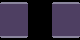

Tiled map render using the project's own tile images. Description and the whole map definition, tile-layer contents included, below:
An orthogonal 20x10 tile map with 4x4 px tiles, 2 tile layers (bg, solid), 2 tilesets and 4 objects.

<map version="1.0" tiledversion="1.0.2" orientation="orthogonal" renderorder="right-down" width="20" height="10" tilewidth="4" tileheight="4" backgroundcolor="#000000" nextobjectid="74">
 <tileset firstgid="1" source="test.tsx" />
 <tileset firstgid="26" source="objs.tsx" />
 <layer name="bg" width="20" height="10">
  <data encoding="csv">
0,0,0,0,0,0,0,0,0,0,0,0,0,0,0,0,0,0,0,0,
3,3,3,3,3,3,3,0,0,0,0,0,0,3,3,3,3,3,3,3,
3,3,3,3,3,3,3,0,0,0,0,0,0,3,3,3,3,3,3,3,
3,3,3,3,3,3,3,0,0,0,0,0,0,3,3,3,3,3,3,3,
3,3,3,3,3,3,3,0,0,0,0,0,0,3,3,3,3,3,3,3,
3,3,3,3,3,3,3,0,0,0,0,0,0,3,3,3,3,3,3,3,
3,3,3,3,3,3,3,0,0,0,0,0,0,3,3,3,3,3,3,3,
3,3,3,3,3,3,3,0,0,0,0,0,0,3,3,3,3,3,3,3,
3,3,3,3,3,3,3,0,0,0,0,0,0,3,3,3,3,3,3,3,
0,0,0,0,0,0,0,0,0,0,0,0,0,0,0,0,0,0,0,0
</data>
 </layer>
 <layer name="solid" width="20" height="10">
  <data encoding="csv">
13,14,14,14,14,14,15,0,0,0,0,0,0,13,14,14,14,14,14,15,
0,0,0,0,0,0,0,0,0,0,0,0,0,0,0,0,0,0,0,0,
0,0,0,0,0,0,0,0,0,0,0,0,0,0,0,0,0,0,0,0,
0,0,0,0,0,0,0,0,0,0,0,0,0,0,0,0,0,0,0,0,
0,0,0,0,0,0,0,0,0,0,0,0,0,0,0,0,0,0,0,0,
0,0,0,0,0,0,0,0,0,0,0,0,0,0,0,0,0,0,0,0,
0,0,0,0,0,0,0,0,0,0,0,0,0,0,0,0,0,0,0,0,
0,0,0,0,0,0,0,0,0,0,0,0,0,0,0,0,0,0,0,0,
0,0,0,0,0,0,0,0,0,0,0,0,0,0,0,0,0,0,0,0,
10,11,11,11,11,11,12,0,0,0,0,0,0,10,11,11,11,11,11,12
</data>
 </layer>
 <objectgroup name="objects" offsetx="0" offsety="4">
  <object id="17" gid="26" x="64.1667" y="28.25" width="5" height="4" />
  <object id="68" gid="29" x="12.375" y="31.1477" width="3" height="6" />
  <object id="71" gid="27" x="37.875" y="25.5" width="4" height="2" />
  <object id="73" gid="44" x="25" y="11" width="29" height="9" />
 </objectgroup>
</map>
